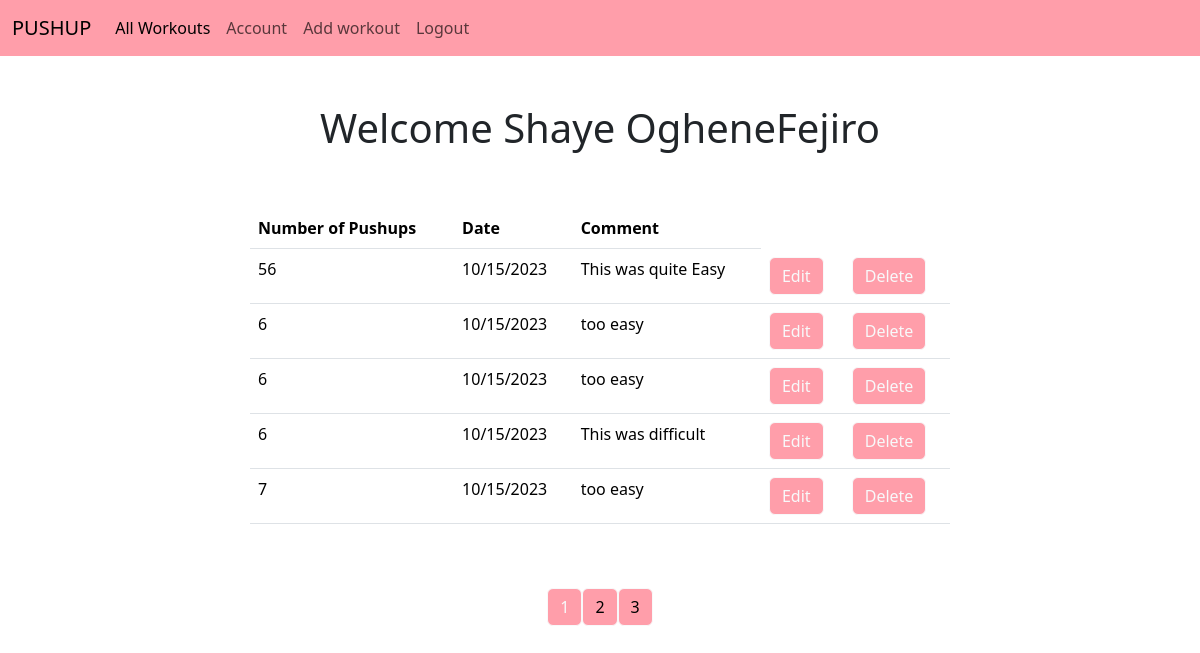
/all (signed in), run on an earlier commit of the app's database.
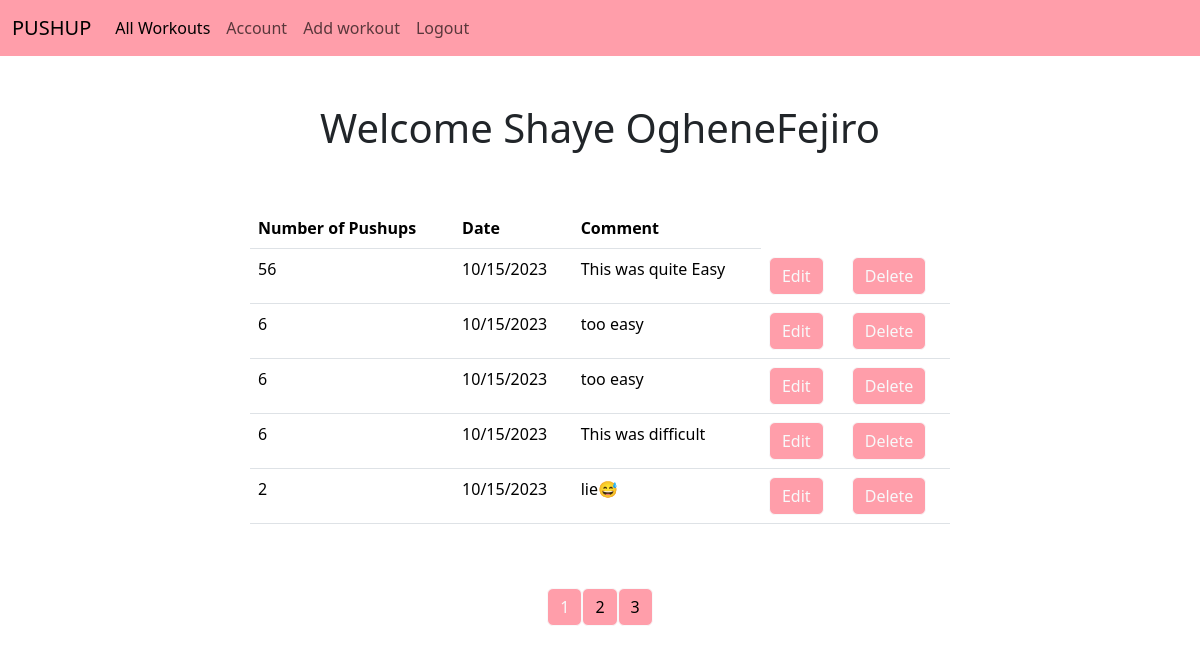
And on a later commit of the database.
### models.py (models this page shows)
class User(db.Model,UserMixin):
    id=db.Column(db.Integer,primary_key=True, autoincrement=True)
    name = db.Column(db.String(250),nullable=False)
    email = db.Column(db.String(250), primary_key=False,nullable=False,)
    password = db.Column(db.String(250), primary_key=False,nullable=False)
    workouts=db.relationship('Workout',backref='author',lazy=True)

class Workout(db.Model):
    id=db.Column(db.Integer,primary_key=True,autoincrement=True)
    pushups =db.Column(db.Integer,nullable=False)
    date_posted = db.Column(db.DateTime,nullable=False,default=datetime.utcnow)
    comment=db.Column(db.Text,nullable=False)
    user_id=db.Column(db.Integer,db.ForeignKey('user.id'),nullable=False)

### main.py (the view)
@main.route('/all')
@login_required
def user_workouts():
    page=request.args.get('page',1,type=int)
    user=User.query.filter_by(email=current_user.email).first_or_404()
    workouts=Workout.query.filter_by(author=user).paginate(page=page,per_page=5)
    return render_template('all_workouts.html',workouts=workouts,user=user)

### init.py (called while the page is built)
def create_app():
    app=Flask(__name__)
    app.config["SECRET_KEY"] = "secret-key"
    app.config["SQLALCHEMY_DATABASE_URI"] = "sqlite:///db.sqlite"
    db.init_app(app)
    login_manager=LoginManager()
    login_manager.login_view='auth.login'
    login_manager.init_app(app)
    from models import User
    @login_manager.user_loader
    def load_user(user_id):
        return User.query.get(int(user_id))
    from main import main as main_blueprint
    app.register_blueprint(main_blueprint)
    from auth import auth as auth_blueprint
    app.register_blueprint(auth_blueprint)
    with app.app_context():
       db.create_all()
    return app

### templates/all_workouts.html (shortened to what this page needs)
{% extends 'base.html' %}
{% block content %}
<br>
<br>
<h1 class="container d-flex align-items-center justify-content-center">Welcome {{user.name}}</h1>
<br>
<br>
<div class="container d-flex align-items-center justify-content-center">
    <table class="table table-hover" style="width:700px;">
        <thread class="thread-dark">
            <tr>
                <th scope="col">Number of Pushups</th>
                <th scope="col">Date</th>
                <th scope="col">Comment</th>
            </tr>
        </thread>
        <body>
            {% for workout in workouts.items %}
             <tr>
                 <td>{{workout.pushups}}</td>
                 <td>{{workout.date_posted.strftime('%m/%d/%Y')}}</td>
                 <td>{{workout.comment}}</td>
                 <td>
                     <a href="{{url_for('main.update_workout',workout_id=workout.id)}}" class="btn btn-outline-light button " role="button">Edit</a>
                 </td>
                 <td>
                     <a href="{{url_for('main.delete',workout_id=workout.id)}}" class="btn btn-outline-light button" role="button">Delete</a>
                 </td>
             </tr>
          {% endfor%}
        </body>
    </table>
    </div>
<br>
<br>
    <div class="container d-flex align-items-center justify-content-center">
    {% for page_num in workouts.iter_pages(left_edge=1,right_edge=1,left_current=1,right_current=1)%}
    {%if page_num%}
    {%if workouts.page==page_num%}
    <a href="{{url_for('main.user_workouts',page=page_num)}}" class="btn btn-outline-light button">
        {{page_num}}
    </a>
    {%else%}
    <a href="{{url_for('main.user_workouts',page=page_num)}}" class="btn btn-light button">
        {{page_num}}
    </a>
    {%endif%}
    {%else%}
    ...
    {%endif%}
    {%endfor%}
    </div>
{% endblock %}

### templates/base.html (shortened to what this page needs)
<!DOCTYPE html>
<html lang="en">
<head>
    <link href="https://cdn.jsdelivr.net/npm/bootstrap@5.3.2/dist/css/bootstrap.min.css" rel="stylesheet">
    <link href="static/styles.css" rel="stylesheet">
</head>
<body>
 <nav class="navbar navbar-expand-lg bg-body-tertiary">
  <div class="container-fluid">
    <a class="navbar-brand" href="{{ url_for('main.index') }}">PUSHUP</a>
    <div class="collapse navbar-collapse" id="navbarNav">
      <ul class="navbar-nav mr-auto">
        <li class="nav-item">
          <a class="nav-link active " href="{{ url_for('main.user_workouts') }}">All Workouts</a>
        </li>
        <li class="nav-item">
          <a class="nav-link" href="{{ url_for('main.profile') }}">Account</a>
        </li>
          {% if current_user.is_authenticated: %}
        <li class="nav-item">
          <a class="nav-link" href="{{ url_for('main.new_workout') }}">Add workout</a>
        </li>
        <li class="nav-item">
          <a class="nav-link" href="{{ url_for('auth.logout') }}">Logout</a>
        </li>
          {%endif%}
      </ul>
    </div>
  </div>
</nav>
{%block content%} {%endblock%}
</body>
</html>

### static/styles.css (style rules this page uses)
.navbar,.button { background-color: #FF9EAA !important; }

What changed in the data, as far as the page shows it:
changed Workout: pushups "7" → "2"; comment "too easy" → "lie😅"
